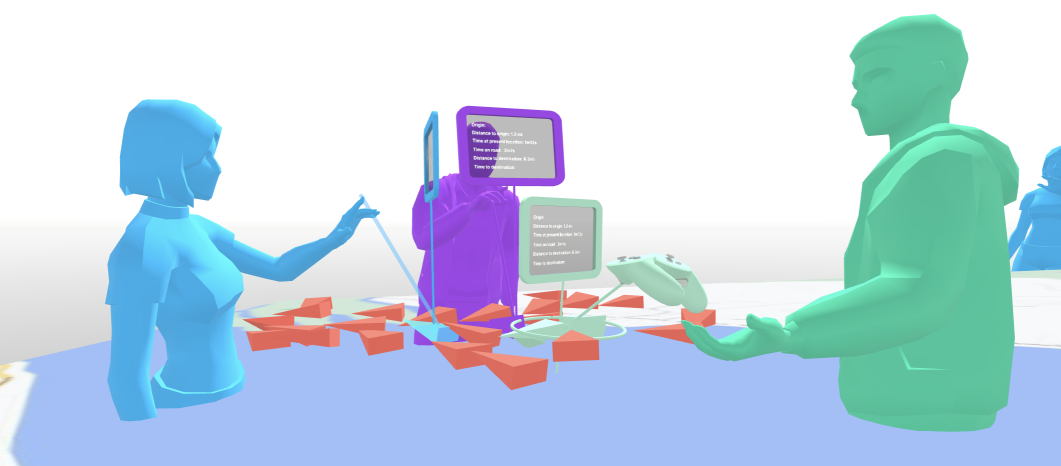
#> input picture public/images/projects/thumbnails/VRSS.png, 2122 x 932 px (shown at 1/2 size); its folder holds 4 pictures in this run
$ python resizer.py   (older library calls are emulated)
#> lines starting #> are read from the running program, lines starting #| are printed output that depends on the picture
import os
from PIL import Image

def resize_images(input_folder, output_folder, target_height=200):
    # Create the output folder if it doesn't exist
#> called with input_folder = './thumbnails', output_folder = './thumbnails-resized', target_height = 200
    if not os.path.exists(output_folder):
        os.makedirs(output_folder)

    # Iterate through each file in the input folder
    for filename in os.listdir(input_folder):
        # Check for file extensions
        if filename.lower().endswith(('.jpg', '.jpeg', '.png')):
            # Construct full file path
            input_path = os.path.join(input_folder, filename)
            output_path = os.path.join(output_folder, filename)

            # Open the image
            with Image.open(input_path) as img:
                # Check if the image height is greater than the target height
#> img is the input picture: PIL image 2122x932 RGBA; mean R, G, B, A 191.7, 213.9, 228.7, 255
                if img.height > target_height:
                    # Calculate the new width to maintain aspect ratio
                    width = int((target_height / img.height) * img.width)
#> width = 455
                    # Resize the image
                    resized_img = img.resize((width, target_height), Image.ANTIALIAS)
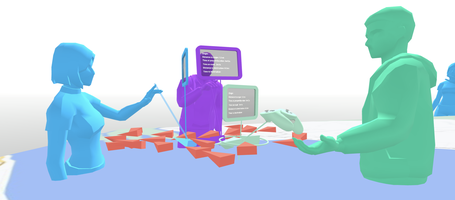
#> resized_img: PIL image 455x200 RGBA; mean R, G, B, A 191.6, 213.8, 228.7, 255
                    # Save the resized image
                    resized_img.save(output_path)
                else:
                    # Save the original image if no resizing is needed
                    img.save(output_path)
#> pass 2 of the loop in resize_images, `for filename in os.listdir(input_folder):`:
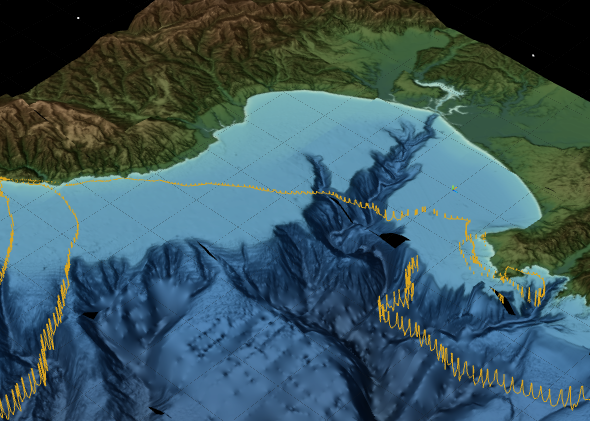
#> input picture public/images/projects/thumbnails/VRSS2.png, 590 x 421 px
#> in resize_images, img is the input picture: PIL image 590x421 RGBA; mean R, G, B, A 59.8, 87.2, 94.2, 255
#> in resize_images, `resized_img = img.resize((width, target_height), Image.ANTIALIAS)`:
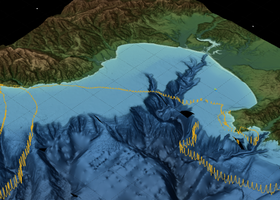
#> resized_img: PIL image 280x200 RGBA; mean R, G, B, A 59.8, 87.3, 94.2, 255
#> pass 3 of the loop in resize_images, `for filename in os.listdir(input_folder):`:
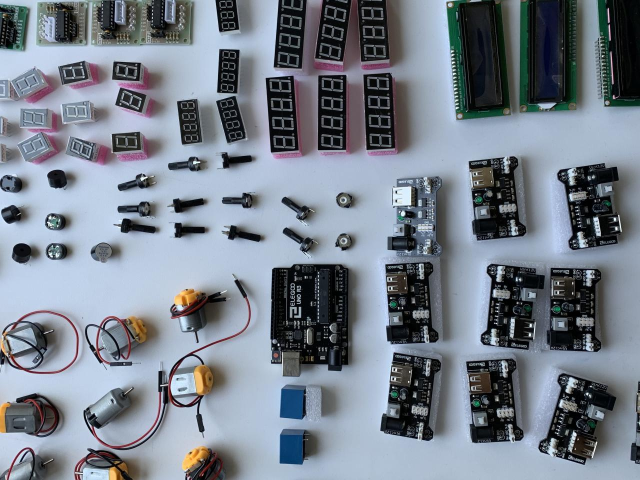
#> input picture public/images/projects/thumbnails/arduino.jpeg, 1280 x 960 px (shown at 1/2 size)
#> in resize_images, img is the input picture: PIL image 1280x960 RGB; mean R, G, B 119.2, 127.6, 139
#> in resize_images, `resized_img = img.resize((width, target_height), Image.ANTIALIAS)`:
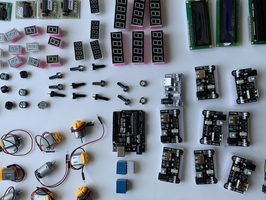
#> resized_img: PIL image 266x200 RGB; mean R, G, B 119.2, 127.7, 139
#> the loop made 4 passes; the first 3 are shown

# Example usage
input_folder_path = './thumbnails'
output_folder_path = './thumbnails-resized'
resize_images(input_folder_path, output_folder_path)
